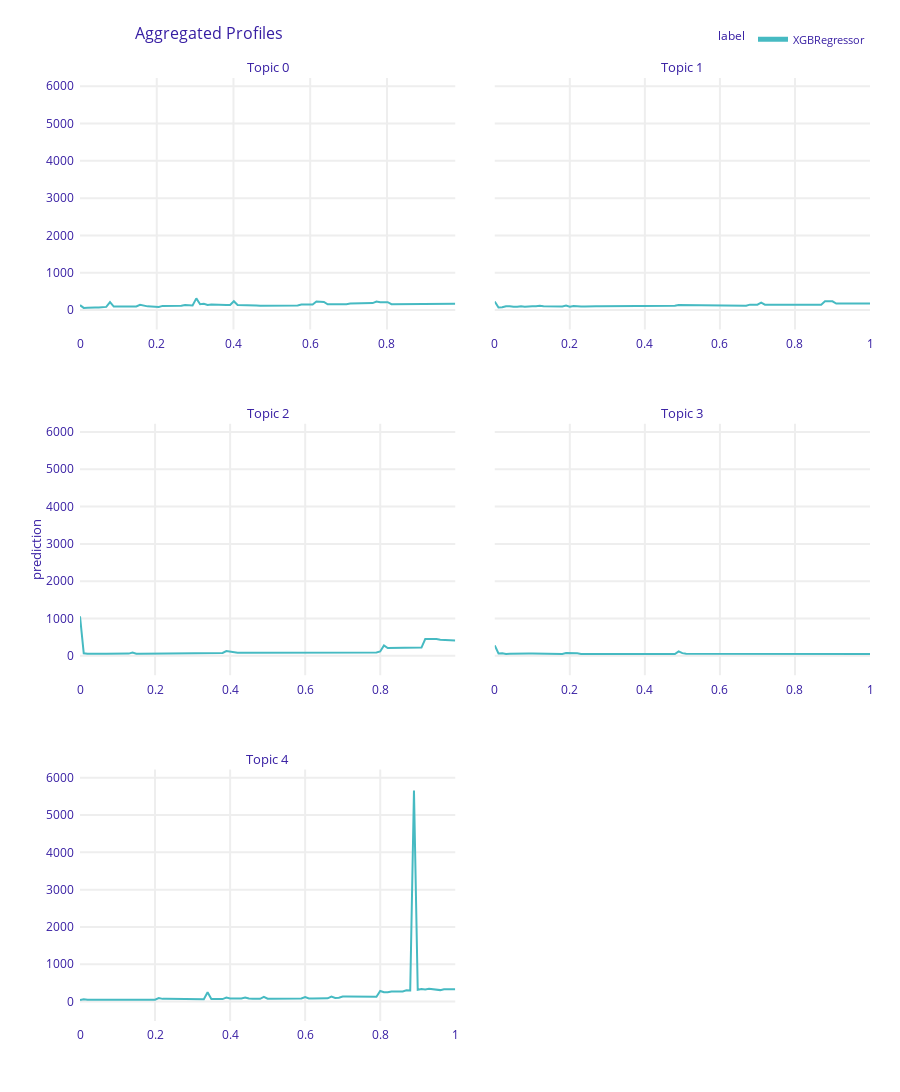

This figure's notebook cell:
### Code cell
agg_profiles

### Figure 1 — Plotly figure (JSON) as saved in the notebook; plotly's stock layout.template omitted (floating-point values rounded to 4 significant figures; data arrays with more than 128 entries replaced by an {"elided": "..."} marker saying what was removed)
{"data": [{"customdata": {"elided": "101x3 mixed values"}, "hovertemplate": "<b>%{hovertext}</b><br><br>prediction=%{y:.3f}<br>mean_prediction=%{customdata[0]:.3f}<extra></extra>", "hovertext": ["XGBRegressor", "XGBRegressor", "XGBRegressor", "XGBRegressor", "XGBRegressor", "XGBRegressor", "XGBRegressor", "XGBRegressor", "XGBRegressor", "XGBRegressor", "XGBRegressor", "XGBRegressor", "XGBRegressor", "XGBRegressor", "XGBRegressor", "XGBRegressor", "XGBRegressor", "XGBRegressor", "XGBRegressor", "XGBRegressor", "XGBRegressor", "XGBRegressor", "XGBRegressor", "XGBRegressor", "XGBRegressor", "XGBRegressor", "XGBRegressor", "XGBRegressor", "XGBRegressor", "XGBRegressor", "XGBRegressor", "XGBRegressor", "XGBRegressor", "XGBRegressor", "XGBRegressor", "XGBRegressor", "XGBRegressor", "XGBRegressor", "XGBRegressor", "XGBRegressor", "XGBRegressor", "XGBRegressor", "XGBRegressor", "XGBRegressor", "XGBRegressor", "XGBRegressor", "XGBRegressor", "XGBRegressor", "XGBRegressor", "XGBRegressor", "XGBRegressor", "XGBRegressor", "XGBRegressor", "XGBRegressor", "XGBRegressor", "XGBRegressor", "XGBRegressor", "XGBRegressor", "XGBRegressor", "XGBRegressor", "XGBRegressor", "XGBRegressor", "XGBRegressor", "XGBRegressor", "XGBRegressor", "XGBRegressor", "XGBRegressor", "XGBRegressor", "XGBRegressor", "XGBRegressor", "XGBRegressor", "XGBRegressor", "XGBRegressor", "XGBRegressor", "XGBRegressor", "XGBRegressor", "XGBRegressor", "XGBRegressor", "XGBRegressor", "XGBRegressor", "XGBRegressor", "XGBRegressor", "XGBRegressor", "XGBRegressor", "XGBRegressor", "XGBRegressor", "XGBRegressor", "XGBRegressor", "XGBRegressor", "XGBRegressor", "XGBRegressor", "XGBRegressor", "XGBRegressor", "XGBRegressor", "XGBRegressor", "XGBRegressor", "XGBRegressor", "XGBRegressor", "XGBRegressor", "XGBRegressor", "XGBRegressor"], "legendgroup": "XGBRegressor", "line": {"color": "#46bac2", "dash": "solid", "width": 2}, "marker": {"symbol": "circle"}, "mode": "lines", "name": "XGBRegressor", "orientation": "v", "showlegend": true, "x": [5.519e-06, 0.009786, 0.01957, 0.02935, 0.03913, 0.04891, 0.05869, 0.06847, 0.07825, 0.08803, 0.09781, 0.1076, 0.1174, 0.1271, 0.1369, 0.1467, 0.1565, 0.1663, 0.176, 0.1858, 0.1956, 0.2054, 0.2152, 0.2249, 0.2347, 0.2445, 0.2543, 0.2641, 0.2738, 0.2836, 0.2934, 0.3032, 0.313, 0.3227, 0.3325, 0.3423, 0.3521, 0.3619, 0.3716, 0.3814, 0.3912, 0.401, 0.4108, 0.4205, 0.4303, 0.4401, 0.4499, 0.4597, 0.4694, 0.4792, 0.489, 0.4988, 0.5086, 0.5183, 0.5281, 0.5379, 0.5477, 0.5575, 0.5672, 0.577, 0.5868, 0.5966, 0.6064, 0.6161, 0.6259, 0.6357, 0.6455, 0.6553, 0.6651, 0.6748, 0.6846, 0.6944, 0.7042, 0.714, 0.7237, 0.7335, 0.7433, 0.7531, 0.7629, 0.7726, 0.7824, 0.7922, 0.802, 0.8118, 0.8215, 0.8313, 0.8411, 0.8509, 0.8607, 0.8704, 0.8802, 0.89, 0.8998, 0.9096, 0.9193, 0.9291, 0.9389, 0.9487, 0.9585, 0.9682, 0.978], "xaxis": "x5", "y": [130.7, 58.31, 61.46, 74.17, 71.64, 69.41, 80.03, 85.18, 213.2, 92.94, 93.18, 93.27, 93.7, 86.91, 90.76, 94.59, 140.0, 111.9, 98.82, 93.42, 84.28, 84.28, 111.8, 113.4, 111.5, 111.5, 111.5, 112.8, 134.6, 137.0, 121.0, 313.4, 154.6, 168.1, 134.5, 148.4, 150.1, 139.5, 135.5, 135.5, 135.5, 236.0, 134.9, 136.7, 123.7, 123.7, 123.7, 124.4, 118.4, 120.0, 120.0, 120.0, 120.0, 120.0, 120.0, 120.0, 120.0, 120.2, 120.2, 147.6, 148.4, 148.4, 148.4, 228.4, 218.6, 218.6, 154.5, 154.5, 156.9, 157.1, 157.8, 157.8, 176.5, 176.5, 176.5, 186.6, 186.6, 186.6, 186.6, 226.7, 206.9, 211.9, 211.9, 158.8, 158.8, 158.8, 158.8, 157.3, 157.3, 157.5, 157.5, 157.5, 169.2, 169.2, 168.4, 168.4, 168.4, 168.4, 168.4, 168.4, 168.4], "yaxis": "y5", "type": "scatter", "opacity": 1}, {"customdata": {"elided": "101x3 mixed values"}, "hovertemplate": "<b>%{hovertext}</b><br><br>prediction=%{y:.3f}<br>mean_prediction=%{customdata[0]:.3f}<extra></extra>", "hovertext": ["XGBRegressor", "XGBRegressor", "XGBRegressor", "XGBRegressor", "XGBRegressor", "XGBRegressor", "XGBRegressor", "XGBRegressor", "XGBRegressor", "XGBRegressor", "XGBRegressor", "XGBRegressor", "XGBRegressor", "XGBRegressor", "XGBRegressor", "XGBRegressor", "XGBRegressor", "XGBRegressor", "XGBRegressor", "XGBRegressor", "XGBRegressor", "XGBRegressor", "XGBRegressor", "XGBRegressor", "XGBRegressor", "XGBRegressor", "XGBRegressor", "XGBRegressor", "XGBRegressor", "XGBRegressor", "XGBRegressor", "XGBRegressor", "XGBRegressor", "XGBRegressor", "XGBRegressor", "XGBRegressor", "XGBRegressor", "XGBRegressor", "XGBRegressor", "XGBRegressor", "XGBRegressor", "XGBRegressor", "XGBRegressor", "XGBRegressor", "XGBRegressor", "XGBRegressor", "XGBRegressor", "XGBRegressor", "XGBRegressor", "XGBRegressor", "XGBRegressor", "XGBRegressor", "XGBRegressor", "XGBRegressor", "XGBRegressor", "XGBRegressor", "XGBRegressor", "XGBRegressor", "XGBRegressor", "XGBRegressor", "XGBRegressor", "XGBRegressor", "XGBRegressor", "XGBRegressor", "XGBRegressor", "XGBRegressor", "XGBRegressor", "XGBRegressor", "XGBRegressor", "XGBRegressor", "XGBRegressor", "XGBRegressor", "XGBRegressor", "XGBRegressor", "XGBRegressor", "XGBRegressor", "XGBRegressor", "XGBRegressor", "XGBRegressor", "XGBRegressor", "XGBRegressor", "XGBRegressor", "XGBRegressor", "XGBRegressor", "XGBRegressor", "XGBRegressor", "XGBRegressor", "XGBRegressor", "XGBRegressor", "XGBRegressor", "XGBRegressor", "XGBRegressor", "XGBRegressor", "XGBRegressor", "XGBRegressor", "XGBRegressor", "XGBRegressor", "XGBRegressor", "XGBRegressor", "XGBRegressor", "XGBRegressor"], "legendgroup": "XGBRegressor", "line": {"color": "#46bac2", "dash": "solid", "width": 2}, "marker": {"symbol": "circle"}, "mode": "lines", "name": "XGBRegressor", "orientation": "v", "showlegend": false, "x": [3.229e-06, 0.01, 0.02, 0.03, 0.04, 0.05, 0.06, 0.07, 0.08, 0.09, 0.1, 0.11, 0.12, 0.13, 0.14, 0.15, 0.16, 0.17, 0.18, 0.19, 0.2, 0.21, 0.22, 0.23, 0.24, 0.25, 0.26, 0.27, 0.28, 0.29, 0.3, 0.31, 0.32, 0.33, 0.34, 0.35, 0.36, 0.37, 0.38, 0.39, 0.4, 0.41, 0.42, 0.43, 0.44, 0.45, 0.46, 0.47, 0.48, 0.49, 0.5, 0.51, 0.52, 0.53, 0.54, 0.55, 0.56, 0.57, 0.58, 0.59, 0.6, 0.61, 0.62, 0.63, 0.64, 0.65, 0.66, 0.67, 0.68, 0.69, 0.7, 0.71, 0.72, 0.73, 0.74, 0.75, 0.76, 0.77, 0.78, 0.79, 0.8, 0.81, 0.82, 0.83, 0.84, 0.85, 0.86, 0.87, 0.88, 0.89, 0.9, 0.91, 0.92, 0.93, 0.94, 0.95, 0.96, 0.97, 0.98, 0.99, 1.0], "xaxis": "x6", "y": [229.9, 70.86, 74.7, 103.5, 103.1, 86.13, 91.4, 105.1, 91.54, 105.2, 102.7, 102.7, 113.7, 101.7, 101.7, 101.7, 101.8, 94.3, 94.3, 119.0, 90.8, 109.9, 94.92, 94.92, 94.92, 103.1, 101.6, 101.6, 101.6, 104.1, 104.1, 110.1, 110.1, 110.1, 110.1, 110.4, 110.4, 110.4, 111.3, 111.3, 109.7, 109.7, 109.7, 110.2, 110.2, 110.2, 111.0, 113.6, 113.6, 137.1, 137.1, 137.1, 137.1, 137.1, 137.1, 125.5, 125.5, 125.5, 125.5, 125.5, 125.5, 125.5, 125.5, 125.6, 125.6, 117.8, 117.8, 117.8, 145.3, 145.3, 145.3, 197.2, 144.6, 144.6, 144.6, 138.8, 138.8, 141.6, 157.0, 157.0, 157.0, 157.0, 157.0, 157.0, 145.4, 145.4, 145.4, 145.4, 233.3, 233.1, 233.1, 173.0, 173.0, 173.1, 173.1, 173.1, 192.3, 174.7, 174.7, 174.7, 174.7], "yaxis": "y6", "type": "scatter", "opacity": 1}, {"customdata": {"elided": "101x3 mixed values"}, "hovertemplate": "<b>%{hovertext}</b><br><br>prediction=%{y:.3f}<br>mean_prediction=%{customdata[0]:.3f}<extra></extra>", "hovertext": ["XGBRegressor", "XGBRegressor", "XGBRegressor", "XGBRegressor", "XGBRegressor", "XGBRegressor", "XGBRegressor", "XGBRegressor", "XGBRegressor", "XGBRegressor", "XGBRegressor", "XGBRegressor", "XGBRegressor", "XGBRegressor", "XGBRegressor", "XGBRegressor", "XGBRegressor", "XGBRegressor", "XGBRegressor", "XGBRegressor", "XGBRegressor", "XGBRegressor", "XGBRegressor", "XGBRegressor", "XGBRegressor", "XGBRegressor", "XGBRegressor", "XGBRegressor", "XGBRegressor", "XGBRegressor", "XGBRegressor", "XGBRegressor", "XGBRegressor", "XGBRegressor", "XGBRegressor", "XGBRegressor", "XGBRegressor", "XGBRegressor", "XGBRegressor", "XGBRegressor", "XGBRegressor", "XGBRegressor", "XGBRegressor", "XGBRegressor", "XGBRegressor", "XGBRegressor", "XGBRegressor", "XGBRegressor", "XGBRegressor", "XGBRegressor", "XGBRegressor", "XGBRegressor", "XGBRegressor", "XGBRegressor", "XGBRegressor", "XGBRegressor", "XGBRegressor", "XGBRegressor", "XGBRegressor", "XGBRegressor", "XGBRegressor", "XGBRegressor", "XGBRegressor", "XGBRegressor", "XGBRegressor", "XGBRegressor", "XGBRegressor", "XGBRegressor", "XGBRegressor", "XGBRegressor", "XGBRegressor", "XGBRegressor", "XGBRegressor", "XGBRegressor", "XGBRegressor", "XGBRegressor", "XGBRegressor", "XGBRegressor", "XGBRegressor", "XGBRegressor", "XGBRegressor", "XGBRegressor", "XGBRegressor", "XGBRegressor", "XGBRegressor", "XGBRegressor", "XGBRegressor", "XGBRegressor", "XGBRegressor", "XGBRegressor", "XGBRegressor", "XGBRegressor", "XGBRegressor", "XGBRegressor", "XGBRegressor", "XGBRegressor", "XGBRegressor", "XGBRegressor", "XGBRegressor", "XGBRegressor", "XGBRegressor"], "legendgroup": "XGBRegressor", "line": {"color": "#46bac2", "dash": "solid", "width": 2}, "marker": {"symbol": "circle"}, "mode": "lines", "name": "XGBRegressor", "orientation": "v", "showlegend": false, "x": [5.217e-06, 0.01, 0.02, 0.03, 0.04, 0.04999, 0.05999, 0.06999, 0.07999, 0.08998, 0.09998, 0.11, 0.12, 0.13, 0.14, 0.15, 0.16, 0.17, 0.18, 0.19, 0.2, 0.21, 0.22, 0.23, 0.24, 0.2499, 0.2599, 0.2699, 0.2799, 0.2899, 0.2999, 0.3099, 0.3199, 0.3299, 0.3399, 0.3499, 0.3599, 0.3699, 0.3799, 0.3899, 0.3999, 0.4099, 0.4199, 0.4299, 0.4399, 0.4499, 0.4599, 0.4699, 0.4799, 0.4899, 0.4999, 0.5099, 0.5199, 0.5299, 0.5399, 0.5499, 0.5599, 0.5699, 0.5799, 0.5899, 0.5999, 0.6099, 0.6199, 0.6299, 0.6399, 0.6499, 0.6599, 0.6699, 0.6798, 0.6898, 0.6998, 0.7098, 0.7198, 0.7298, 0.7398, 0.7498, 0.7598, 0.7698, 0.7798, 0.7898, 0.7998, 0.8098, 0.8198, 0.8298, 0.8398, 0.8498, 0.8598, 0.8698, 0.8798, 0.8898, 0.8998, 0.9098, 0.9198, 0.9298, 0.9398, 0.9498, 0.9598, 0.9698, 0.9798, 0.9898, 0.9998], "xaxis": "x3", "y": [1061.0, 68.5, 53.93, 50.0, 51.1, 50.85, 55.85, 55.85, 56.0, 56.0, 58.88, 73.67, 58.36, 59.77, 88.88, 58.14, 58.14, 58.14, 58.14, 58.14, 60.03, 60.03, 69.92, 69.97, 69.97, 69.97, 69.97, 69.97, 75.2, 75.2, 75.42, 75.42, 75.42, 76.4, 76.4, 76.89, 76.89, 76.89, 76.89, 127.2, 107.9, 83.65, 82.93, 82.93, 82.93, 82.93, 82.93, 82.93, 82.93, 82.93, 82.93, 82.93, 83.53, 83.53, 83.53, 82.53, 82.53, 73.51, 80.0, 80.0, 80.0, 80.0, 80.0, 80.0, 80.0, 80.0, 80.0, 80.0, 89.24, 89.24, 89.24, 89.24, 89.24, 89.24, 89.24, 89.74, 89.74, 89.74, 89.74, 89.74, 116.1, 277.5, 206.5, 206.5, 206.5, 206.5, 206.5, 206.5, 206.5, 226.2, 226.2, 220.0, 450.2, 450.2, 450.2, 450.2, 429.2, 429.2, 429.2, 429.2, 411.1], "yaxis": "y3", "type": "scatter", "opacity": 1}, {"customdata": {"elided": "101x3 mixed values"}, "hovertemplate": "<b>%{hovertext}</b><br><br>prediction=%{y:.3f}<br>mean_prediction=%{customdata[0]:.3f}<extra></extra>", "hovertext": ["XGBRegressor", "XGBRegressor", "XGBRegressor", "XGBRegressor", "XGBRegressor", "XGBRegressor", "XGBRegressor", "XGBRegressor", "XGBRegressor", "XGBRegressor", "XGBRegressor", "XGBRegressor", "XGBRegressor", "XGBRegressor", "XGBRegressor", "XGBRegressor", "XGBRegressor", "XGBRegressor", "XGBRegressor", "XGBRegressor", "XGBRegressor", "XGBRegressor", "XGBRegressor", "XGBRegressor", "XGBRegressor", "XGBRegressor", "XGBRegressor", "XGBRegressor", "XGBRegressor", "XGBRegressor", "XGBRegressor", "XGBRegressor", "XGBRegressor", "XGBRegressor", "XGBRegressor", "XGBRegressor", "XGBRegressor", "XGBRegressor", "XGBRegressor", "XGBRegressor", "XGBRegressor", "XGBRegressor", "XGBRegressor", "XGBRegressor", "XGBRegressor", "XGBRegressor", "XGBRegressor", "XGBRegressor", "XGBRegressor", "XGBRegressor", "XGBRegressor", "XGBRegressor", "XGBRegressor", "XGBRegressor", "XGBRegressor", "XGBRegressor", "XGBRegressor", "XGBRegressor", "XGBRegressor", "XGBRegressor", "XGBRegressor", "XGBRegressor", "XGBRegressor", "XGBRegressor", "XGBRegressor", "XGBRegressor", "XGBRegressor", "XGBRegressor", "XGBRegressor", "XGBRegressor", "XGBRegressor", "XGBRegressor", "XGBRegressor", "XGBRegressor", "XGBRegressor", "XGBRegressor", "XGBRegressor", "XGBRegressor", "XGBRegressor", "XGBRegressor", "XGBRegressor", "XGBRegressor", "XGBRegressor", "XGBRegressor", "XGBRegressor", "XGBRegressor", "XGBRegressor", "XGBRegressor", "XGBRegressor", "XGBRegressor", "XGBRegressor", "XGBRegressor", "XGBRegressor", "XGBRegressor", "XGBRegressor", "XGBRegressor", "XGBRegressor", "XGBRegressor", "XGBRegressor", "XGBRegressor", "XGBRegressor"], "legendgroup": "XGBRegressor", "line": {"color": "#46bac2", "dash": "solid", "width": 2}, "marker": {"symbol": "circle"}, "mode": "lines", "name": "XGBRegressor", "orientation": "v", "showlegend": false, "x": [3.2e-06, 0.01, 0.02, 0.03, 0.04, 0.05, 0.06, 0.07, 0.08, 0.09, 0.1, 0.11, 0.12, 0.13, 0.14, 0.15, 0.16, 0.17, 0.18, 0.19, 0.2, 0.21, 0.22, 0.23, 0.24, 0.25, 0.26, 0.27, 0.28, 0.29, 0.3, 0.31, 0.32, 0.33, 0.34, 0.35, 0.36, 0.37, 0.38, 0.39, 0.4, 0.41, 0.42, 0.43, 0.44, 0.45, 0.46, 0.47, 0.48, 0.49, 0.5, 0.51, 0.52, 0.53, 0.54, 0.55, 0.56, 0.57, 0.58, 0.59, 0.6, 0.61, 0.62, 0.63, 0.64, 0.65, 0.66, 0.67, 0.68, 0.69, 0.7, 0.71, 0.72, 0.73, 0.74, 0.75, 0.76, 0.77, 0.78, 0.79, 0.8, 0.81, 0.82, 0.8299, 0.8399, 0.8499, 0.8599, 0.8699, 0.8799, 0.8899, 0.8999, 0.9099, 0.9199, 0.9299, 0.9399, 0.9499, 0.9599, 0.9699, 0.9799, 0.9899, 0.9999], "xaxis": "x4", "y": [279.3, 65.02, 68.08, 48.59, 57.68, 61.62, 56.59, 59.48, 59.49, 60.24, 60.24, 60.24, 59.45, 46.41, 48.79, 49.24, 49.24, 49.64, 48.83, 72.89, 72.89, 72.89, 70.5, 51.39, 51.39, 51.7, 51.44, 51.44, 51.56, 54.26, 50.84, 50.84, 57.0, 57.0, 57.0, 64.94, 58.78, 58.78, 58.78, 59.67, 59.67, 59.67, 47.42, 47.42, 47.42, 47.42, 47.42, 47.42, 47.42, 119.6, 72.38, 58.92, 58.92, 58.92, 58.92, 60.34, 63.42, 63.42, 63.42, 63.42, 63.42, 63.42, 63.42, 63.42, 63.42, 63.42, 63.42, 63.42, 63.42, 63.42, 63.42, 63.42, 50.54, 50.54, 50.54, 50.54, 50.54, 50.54, 50.54, 50.54, 50.54, 50.54, 50.54, 50.36, 50.36, 50.36, 50.36, 50.36, 50.36, 50.36, 50.36, 50.36, 50.36, 50.36, 50.36, 50.36, 50.36, 50.36, 50.36, 50.36, 50.36], "yaxis": "y4", "type": "scatter", "opacity": 1}, {"customdata": {"elided": "101x3 mixed values"}, "hovertemplate": "<b>%{hovertext}</b><br><br>prediction=%{y:.3f}<br>mean_prediction=%{customdata[0]:.3f}<extra></extra>", "hovertext": ["XGBRegressor", "XGBRegressor", "XGBRegressor", "XGBRegressor", "XGBRegressor", "XGBRegressor", "XGBRegressor", "XGBRegressor", "XGBRegressor", "XGBRegressor", "XGBRegressor", "XGBRegressor", "XGBRegressor", "XGBRegressor", "XGBRegressor", "XGBRegressor", "XGBRegressor", "XGBRegressor", "XGBRegressor", "XGBRegressor", "XGBRegressor", "XGBRegressor", "XGBRegressor", "XGBRegressor", "XGBRegressor", "XGBRegressor", "XGBRegressor", "XGBRegressor", "XGBRegressor", "XGBRegressor", "XGBRegressor", "XGBRegressor", "XGBRegressor", "XGBRegressor", "XGBRegressor", "XGBRegressor", "XGBRegressor", "XGBRegressor", "XGBRegressor", "XGBRegressor", "XGBRegressor", "XGBRegressor", "XGBRegressor", "XGBRegressor", "XGBRegressor", "XGBRegressor", "XGBRegressor", "XGBRegressor", "XGBRegressor", "XGBRegressor", "XGBRegressor", "XGBRegressor", "XGBRegressor", "XGBRegressor", "XGBRegressor", "XGBRegressor", "XGBRegressor", "XGBRegressor", "XGBRegressor", "XGBRegressor", "XGBRegressor", "XGBRegressor", "XGBRegressor", "XGBRegressor", "XGBRegressor", "XGBRegressor", "XGBRegressor", "XGBRegressor", "XGBRegressor", "XGBRegressor", "XGBRegressor", "XGBRegressor", "XGBRegressor", "XGBRegressor", "XGBRegressor", "XGBRegressor", "XGBRegressor", "XGBRegressor", "XGBRegressor", "XGBRegressor", "XGBRegressor", "XGBRegressor", "XGBRegressor", "XGBRegressor", "XGBRegressor", "XGBRegressor", "XGBRegressor", "XGBRegressor", "XGBRegressor", "XGBRegressor", "XGBRegressor", "XGBRegressor", "XGBRegressor", "XGBRegressor", "XGBRegressor", "XGBRegressor", "XGBRegressor", "XGBRegressor", "XGBRegressor", "XGBRegressor", "XGBRegressor"], "legendgroup": "XGBRegressor", "line": {"color": "#46bac2", "dash": "solid", "width": 2}, "marker": {"symbol": "circle"}, "mode": "lines", "name": "XGBRegressor", "orientation": "v", "showlegend": false, "x": [6.125e-06, 0.01001, 0.02, 0.03, 0.04, 0.05, 0.06, 0.07, 0.08, 0.09, 0.1, 0.11, 0.12, 0.13, 0.14, 0.15, 0.16, 0.17, 0.18, 0.19, 0.2, 0.21, 0.22, 0.23, 0.24, 0.25, 0.26, 0.27, 0.28, 0.29, 0.3, 0.31, 0.32, 0.33, 0.34, 0.35, 0.36, 0.37, 0.38, 0.39, 0.4, 0.41, 0.42, 0.43, 0.44, 0.45, 0.46, 0.47, 0.48, 0.49, 0.5, 0.51, 0.52, 0.53, 0.54, 0.55, 0.56, 0.57, 0.58, 0.59, 0.6, 0.61, 0.62, 0.63, 0.64, 0.65, 0.66, 0.67, 0.68, 0.69, 0.7, 0.71, 0.72, 0.73, 0.74, 0.75, 0.76, 0.77, 0.78, 0.79, 0.8, 0.81, 0.82, 0.83, 0.84, 0.85, 0.86, 0.87, 0.88, 0.8899, 0.8999, 0.9099, 0.9199, 0.9299, 0.9399, 0.9499, 0.9599, 0.9699, 0.9799, 0.9899, 0.9999], "xaxis": "x", "y": [41.4, 63.92, 49.9, 49.9, 49.59, 49.59, 49.73, 49.73, 46.22, 45.65, 45.1, 44.13, 44.13, 44.13, 47.62, 62.35, 47.81, 51.82, 51.82, 52.22, 52.22, 95.55, 72.73, 72.73, 72.72, 72.26, 72.26, 72.26, 72.26, 72.26, 72.26, 69.46, 63.7, 63.22, 251.6, 67.16, 67.16, 68.42, 67.39, 106.9, 85.05, 84.35, 84.35, 84.35, 110.8, 82.02, 74.95, 74.57, 74.88, 126.1, 75.69, 75.69, 76.0, 80.44, 80.44, 86.98, 89.71, 81.75, 81.75, 81.75, 121.3, 84.52, 84.52, 84.52, 84.52, 84.52, 88.03, 135.1, 97.83, 103.5, 137.5, 137.5, 136.9, 136.9, 136.9, 135.8, 131.2, 131.2, 131.2, 131.2, 283.3, 250.3, 250.4, 272.3, 272.3, 266.7, 272.9, 301.3, 300.3, 5658.0, 315.5, 335.7, 324.9, 341.0, 334.6, 314.4, 307.5, 332.2, 333.7, 333.7, 333.7], "yaxis": "y", "type": "scatter", "opacity": 1}], "layout": {"xaxis": {"anchor": "y", "domain": [0.0, 0.475], "title": {"text": ""}, "showticklabels": true, "type": "linear", "gridwidth": 2, "zeroline": false, "automargin": true, "ticks": "outside", "tickcolor": "white", "ticklen": 3, "fixedrange": true}, "yaxis": {"anchor": "x", "domain": [0.0, 0.2667], "title": {"text": ""}, "range": [-520.3, 6220.0], "type": "linear", "gridwidth": 2, "zeroline": false, "automargin": true, "ticks": "outside", "tickcolor": "white", "ticklen": 3, "fixedrange": true}, "xaxis2": {"anchor": "y2", "domain": [0.525, 1.0], "title": {"text": ""}, "showticklabels": true, "type": "linear", "gridwidth": 2, "zeroline": false, "automargin": true, "ticks": "outside", "tickcolor": "white", "ticklen": 3, "fixedrange": true}, "yaxis2": {"anchor": "x2", "domain": [0.0, 0.2667], "matches": "y", "showticklabels": false, "type": "linear", "gridwidth": 2, "zeroline": false, "automargin": true, "ticks": "outside", "tickcolor": "white", "ticklen": 3, "fixedrange": true, "title": {"text": ""}}, "xaxis3": {"anchor": "y3", "domain": [0.0, 0.475], "showticklabels": true, "type": "linear", "gridwidth": 2, "zeroline": false, "automargin": true, "ticks": "outside", "tickcolor": "white", "ticklen": 3, "fixedrange": true, "title": {"text": ""}}, "yaxis3": {"anchor": "x3", "domain": [0.3667, 0.6333], "matches": "y", "title": {"text": ""}, "range": [-520.3, 6220.0], "type": "linear", "gridwidth": 2, "zeroline": false, "automargin": true, "ticks": "outside", "tickcolor": "white", "ticklen": 3, "fixedrange": true}, "xaxis4": {"anchor": "y4", "domain": [0.525, 1.0], "showticklabels": true, "type": "linear", "gridwidth": 2, "zeroline": false, "automargin": true, "ticks": "outside", "tickcolor": "white", "ticklen": 3, "fixedrange": true, "title": {"text": ""}}, "yaxis4": {"anchor": "x4", "domain": [0.3667, 0.6333], "matches": "y", "showticklabels": false, "type": "linear", "gridwidth": 2, "zeroline": false, "automargin": true, "ticks": "outside", "tickcolor": "white", "ticklen": 3, "fixedrange": true, "title": {"text": ""}}, "xaxis5": {"anchor": "y5", "domain": [0.0, 0.475], "showticklabels": true, "type": "linear", "gridwidth": 2, "zeroline": false, "automargin": true, "ticks": "outside", "tickcolor": "white", "ticklen": 3, "fixedrange": true, "title": {"text": ""}}, "yaxis5": {"anchor": "x5", "domain": [0.7333, 1.0], "matches": "y", "title": {"text": ""}, "range": [-520.3, 6220.0], "type": "linear", "gridwidth": 2, "zeroline": false, "automargin": true, "ticks": "outside", "tickcolor": "white", "ticklen": 3, "fixedrange": true}, "xaxis6": {"anchor": "y6", "domain": [0.525, 1.0], "showticklabels": true, "type": "linear", "gridwidth": 2, "zeroline": false, "automargin": true, "ticks": "outside", "tickcolor": "white", "ticklen": 3, "fixedrange": true, "title": {"text": ""}}, "yaxis6": {"anchor": "x6", "domain": [0.7333, 1.0], "matches": "y", "showticklabels": false, "type": "linear", "gridwidth": 2, "zeroline": false, "automargin": true, "ticks": "outside", "tickcolor": "white", "ticklen": 3, "fixedrange": true, "title": {"text": ""}}, "annotations": [{"font": {"size": 13}, "showarrow": false, "text": "Topic 4", "x": 0.2375, "xanchor": "center", "xref": "paper", "y": 0.2667, "yanchor": "bottom", "yref": "paper"}, {"font": {"size": 13}, "showarrow": false, "text": "Topic 2", "x": 0.2375, "xanchor": "center", "xref": "paper", "y": 0.6333, "yanchor": "bottom", "yref": "paper"}, {"font": {"size": 13}, "showarrow": false, "text": "Topic 3", "x": 0.7625, "xanchor": "center", "xref": "paper", "y": 0.6333, "yanchor": "bottom", "yref": "paper"}, {"font": {"size": 13}, "showarrow": false, "text": "Topic 0", "x": 0.2375, "xanchor": "center", "xref": "paper", "y": 1.0, "yanchor": "bottom", "yref": "paper"}, {"font": {"size": 13}, "showarrow": false, "text": "Topic 1", "x": 0.7625, "xanchor": "center", "xref": "paper", "y": 1.0, "yanchor": "bottom", "yref": "paper"}, {"font": {"size": 13}, "showarrow": false, "text": "prediction", "textangle": -90, "x": -0.07, "xref": "paper", "y": 0.5, "yref": "paper"}], "legend": {"title": {"text": "label", "font": {"size": 12}}, "tracegroupgap": 0, "font": {"size": 11}, "orientation": "h", "yanchor": "bottom", "y": 1.026, "xanchor": "right", "x": 1, "itemsizing": "constant"}, "margin": {"t": 78, "b": 71, "r": 30}, "font": {"color": "#371ea3"}, "title": {"font": {"size": 16}, "text": "Aggregated Profiles", "x": 0.15}, "hovermode": "x unified", "height": 1169}}
